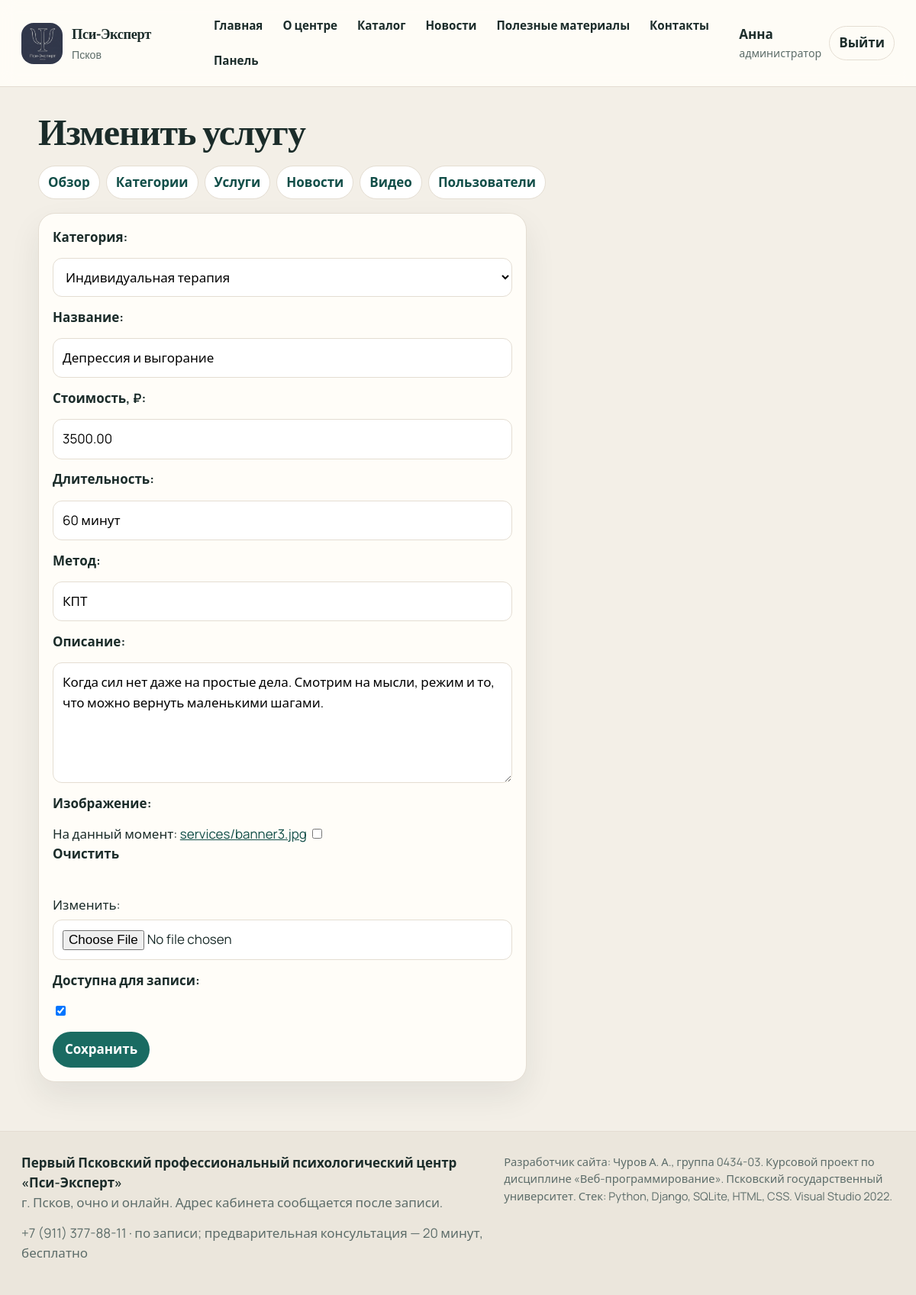
The page /panel/services/2/edit/ (signed in) on the database its author committed.
### app/models.py (models this page shows, shortened)
class Service(models.Model):
    category = models.ForeignKey(
        Category,
        on_delete=models.PROTECT,
        related_name='services',
        verbose_name='Категория',
    )
    name = models.CharField('Название', max_length=200)
    price = models.DecimalField('Стоимость, ₽', max_digits=10, decimal_places=2)
    duration = models.CharField('Длительность', max_length=80, default='60 минут')
    method = models.CharField('Метод', max_length=160, blank=True)
    description = models.TextField('Описание')
    image = models.ImageField('Изображение', upload_to='services/', blank=True)
    available = models.BooleanField('Доступна для записи', default=True)
    created_at = models.DateTimeField('Добавлена', auto_now_add=True)
    class Meta:
        ordering = ['name']
        verbose_name = 'Услуга'
        verbose_name_plural = 'Услуги'

class Category(models.Model):
    name = models.CharField('Название', max_length=120)
    name_key = models.CharField('Ключ названия', max_length=120, unique=True, editable=False)
    slug = models.SlugField('Адрес', max_length=140, unique=True)
    description = models.TextField('Описание', blank=True)
    position = models.PositiveIntegerField('Порядок', default=0)
    class Meta:
        ordering = ['position', 'name']
        verbose_name = 'Категория'
        verbose_name_plural = 'Категории'
    def __str__(self):
        return self.name

### app/views.py (the view)
# urls.py: path('panel/services/<int:pk>/edit/', views.service_edit, name='service_edit'),
@role_required(Profile.ROLE_ADMIN)
def service_edit(request, pk):
    service = get_object_or_404(Service, pk=pk)
    response, _form = _panel_form(request, ServiceForm, 'Изменить услугу', 'Услуга обновлена.', service)
    return response or redirect('panel_services')

### app/forms.py (shortened to what this page needs)
class ServiceForm(forms.ModelForm):
    class Meta:
        model = Service
        fields = ['category', 'name', 'price', 'duration', 'method', 'description', 'image', 'available']
        widgets = {'description': forms.Textarea(attrs={'rows': 5})}
    def __init__(self, *args, **kwargs):
        super().__init__(*args, **kwargs)
        style_fields(self)

### app/context_processors.py (called while the page is built)
def site_context(request):
    role = None
    cart_count = 0
    user = request.user
    if user.is_authenticated:
        profile = getattr(user, 'profile', None)
        role = profile.role if profile else None
        if role == 'client':
            cart = Cart.objects.filter(user=user).first()
            if cart:
                cart_count = cart.total_items()
    return {
        'company': COMPANY,
        'user_role': role,
        'cart_count': cart_count,
    }

### app/forms.py (called while the page is built)
def style_fields(form):
    for field in form.fields.values():
        widget = field.widget
        if widget.__class__.__name__ == 'CheckboxInput':
            widget.attrs.setdefault('class', 'check')
            continue
        css = widget.attrs.get('class', '')
        widget.attrs['class'] = (css + ' field').strip()

### app/views.py (called while the page is built)
def _panel_form(request, form_class, title, success, instance=None, template='app/panel/form.html'):
    form = form_class(request.POST or None, request.FILES or None, instance=instance)
    if request.method == 'POST' and form.is_valid():
        form.save()
        messages.success(request, success)
        return None, form
    return render(request, template, {'form': form, 'title': title, 'instance': instance}), form

### app/templates/app/panel/form.html (shortened to what this page needs)
{% extends "app/base.html" %}
{% block content %}
<h1>{{ title }}</h1>
{% include "app/panel/subnav.html" %}
<form method="post" enctype="multipart/form-data" class="card" style="max-width:640px;">
    {{ form.as_p }}
    <button class="btn" type="submit">Сохранить</button>
</form>
{% endblock %}

### app/templates/app/base.html (shortened to what this page needs)
{% load static %}
<!DOCTYPE html>
<html lang="ru">
<head>
    <link rel="stylesheet" href="{% static 'app/css/site.css' %}">
</head>
<body>
    <header class="site-header">
        <a class="brand" href="{% url 'home' %}">
            <img src="{% static 'app/content/logo_psy.png' %}" alt="">
            <span>
                <strong>{{ company.name }}</strong>
                <small>Псков</small>
            </span>
        </a>
        {% with url_name=request.resolver_match.url_name %}
        <nav class="nav" aria-label="Разделы сайта">
            <a class="{% if url_name == 'home' %}is-active{% endif %}" href="{% url 'home' %}">Главная</a>
            <a class="{% if url_name == 'about' %}is-active{% endif %}" href="{% url 'about' %}">О центре</a>
            <a class="{% if url_name == 'catalog' or url_name == 'catalog_category' or url_name == 'service_detail' %}is-active{% endif %}" href="{% url 'catalog' %}">Каталог</a>
            <a class="{% if url_name == 'news_list' or url_name == 'news_detail' %}is-active{% endif %}" href="{% url 'news_list' %}">Новости</a>
            <a class="{% if url_name == 'materials' %}is-active{% endif %}" href="{% url 'materials' %}">Полезные материалы</a>
            <a class="{% if url_name == 'contacts' %}is-active{% endif %}" href="{% url 'contacts' %}">Контакты</a>
            {% if user_role == 'client' %}
                <a class="{% if url_name == 'cart' or url_name == 'checkout' %}is-active{% endif %}" href="{% url 'cart' %}">Корзина{% if cart_count %} <b>{{ cart_count }}</b>{% endif %}</a>
                <a class="{% if url_name == 'my_orders' or url_name == 'order_edit' %}is-active{% endif %}" href="{% url 'my_orders' %}">Мои заказы</a>
            {% elif user_role == 'manager' %}
                <a class="{% if url_name == 'manager_orders' %}is-active{% endif %}" href="{% url 'manager_orders' %}">Заказы</a>
            {% elif user_role == 'admin' %}
                <a href="{% url 'panel' %}">Панель</a>
            {% else %}
                <a class="{% if url_name == 'login' %}is-active{% endif %}" href="{% url 'login' %}">Вход</a>
                <a class="{% if url_name == 'register' %}is-active{% endif %}" href="{% url 'register' %}">Регистрация</a>
            {% endif %}
        </nav>
        {% endwith %}
        {% if user.is_authenticated %}
        <div class="who">
            <span>
                <strong>{{ user.first_name|default:user.username }}</strong>
                <small>
                    {% if user_role == 'admin' %}администратор
                    {% elif user_role == 'manager' %}менеджер
                    {% else %}клиент{% endif %}
                </small>
            </span>
            <form method="post" action="{% url 'logout' %}">
                <button type="submit">Выйти</button>
            </form>
        </div>
        {% endif %}
    </header>
    <main>
        {% block content %}{% endblock %}
    </main>
    <footer class="site-footer">
        <div>
            <strong>{{ company.legal }}</strong>
            <p>{{ company.address }}</p>
            <p>{{ company.phones.0 }} · {{ company.hours }}</p>
        </div>
        <div>
            <p class="note">{{ company.developer }}</p>
        </div>
    </footer>
</body>
</html>

### app/static/app/css/site.css (style rules this page uses)
:root { --ink: #1b2c2a; --muted: #5d6d6a; --paper: #f3efe7; --card: #fffdf8; --line: #e4ddd2; --teal: #1a6b62; --teal-dark: #114e48; --clay: #b65b45; --sage: #e4f0ec; --shadow: 0 18px 40px rgba(27, 44, 42, 0.08); }
* { box-sizing: border-box; }
html { scroll-behavior: smooth; }
body { margin: 0; color: var(--ink); background: radial-gradient(1200px 500px at 100% -10%, rgba(26, 107, 98, 0.08), transparent 55%), var(--paper); font-family: Manrope, "Segoe UI", sans-serif; font-size: 17px; line-height: 1.55; }
img { max-width: 100%; display: block; }
a { color: var(--teal-dark); }
h1, h2, h3, .brand strong { font-family: Literata, Georgia, serif; font-weight: 650; letter-spacing: -0.02em; }
h1 { font-size: clamp(2.1rem, 4vw, 3.4rem); line-height: 1.15; margin: 0 0 0.4em; }
p { margin: 0 0 0.8em; }
.site-header { display: flex; align-items: center; gap: 22px; padding: 14px 28px; background: rgba(255, 253, 248, 0.92); border-bottom: 1px solid var(--line); position: sticky; top: 0; z-index: 10; backdrop-filter: blur(10px); }
.brand { display: flex; align-items: center; gap: 12px; text-decoration: none; color: inherit; min-width: 220px; }
.brand img { width: 54px; height: 54px; object-fit: cover; border-radius: 16px; background: white; }
.brand strong { display: block; font-size: 1.15rem; }
.brand small { color: var(--muted); font-family: Manrope, sans-serif; font-weight: 500; }
.nav { display: flex; gap: 6px; flex: 1; flex-wrap: wrap; }
.nav a { text-decoration: none; color: var(--ink); padding: 8px 10px; border-radius: 999px; font-weight: 600; font-size: 0.95rem; }
.who { display: flex; align-items: center; gap: 10px; margin-left: auto; }
.who small { display: block; color: var(--muted); }
.who button, .btn, button.btn { border: 0; background: var(--teal); color: white; border-radius: 999px; padding: 10px 16px; font: inherit; font-weight: 700; cursor: pointer; text-decoration: none; display: inline-block; }
.btn.ghost, .who button { background: transparent; color: var(--ink); border: 1px solid var(--line); padding: 8px 12px; }
main { width: min(1100px, calc(100% - 32px)); margin: 28px auto 64px; }
.card { background: var(--card); border: 1px solid var(--line); border-radius: 22px; padding: 18px; box-shadow: var(--shadow); }
label { display: block; font-weight: 700; margin: 0 0 14px; }
.field, select.field, textarea.field { display: block; width: 100%; margin-top: 6px; padding: 12px 12px; border-radius: 12px; border: 1px solid var(--line); font: inherit; background: white; }
.site-footer { border-top: 1px solid var(--line); padding: 28px; display: grid; grid-template-columns: 1.2fr 1fr; gap: 18px; color: var(--muted); background: #ebe6dc; }
.site-footer strong { color: var(--ink); }
.note { font-size: 0.92rem; }

### rows shown on the page
Service: category "Индивидуальная терапия", price "3500.00", duration "60 минут", method "КПТ", description "Когда сил нет даже на простые дела. Смотрим на мысли, режим и то, что можно вернуть маленькими шагами.", available "☑"
Category: name "Депрессия и выгорание"

### other values the page prints
{{ company.name }} "Пси-Эксперт"
{{ user.first_name|default:user.username }} "Анна"
{{ title }} "Изменить услугу"
{{ company.legal }} "Первый Псковский профессиональный психологический центр «Пси-Эксперт»"
{{ company.address }} "г. Псков, очно и онлайн. Адрес кабинета сообщается после записи."
{{ company.phones.0 }} "+7 (911) 377-88-11"
{{ company.hours }} "по записи; предварительная консультация — 20 минут, бесплатно"
